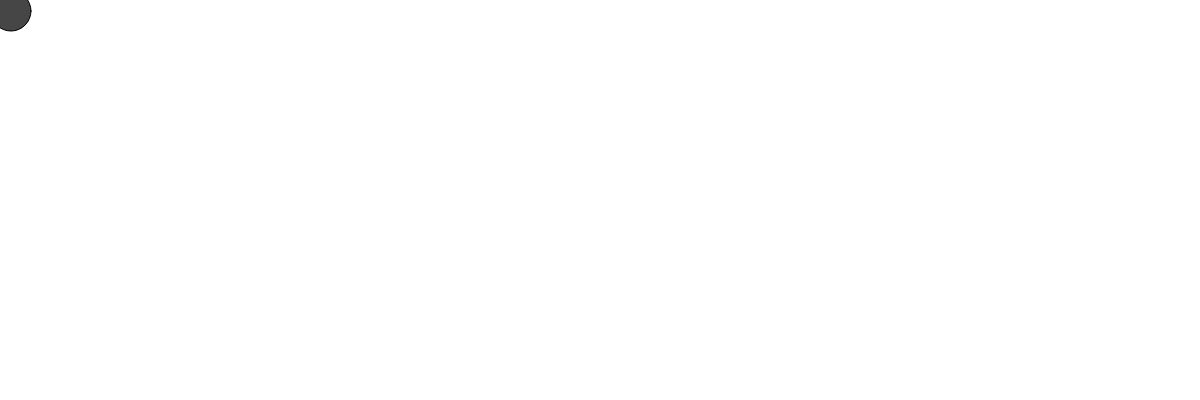
Frame 1 (no input)
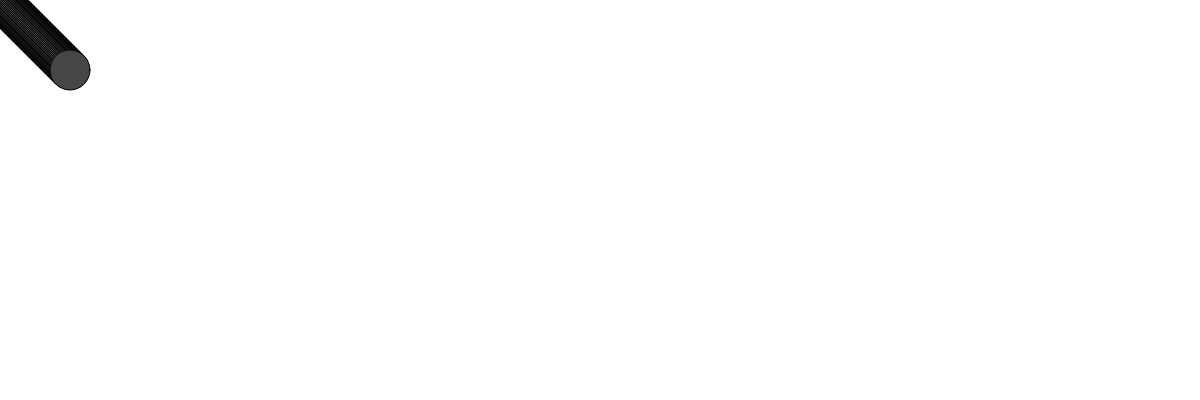
Frame 60 (no input)
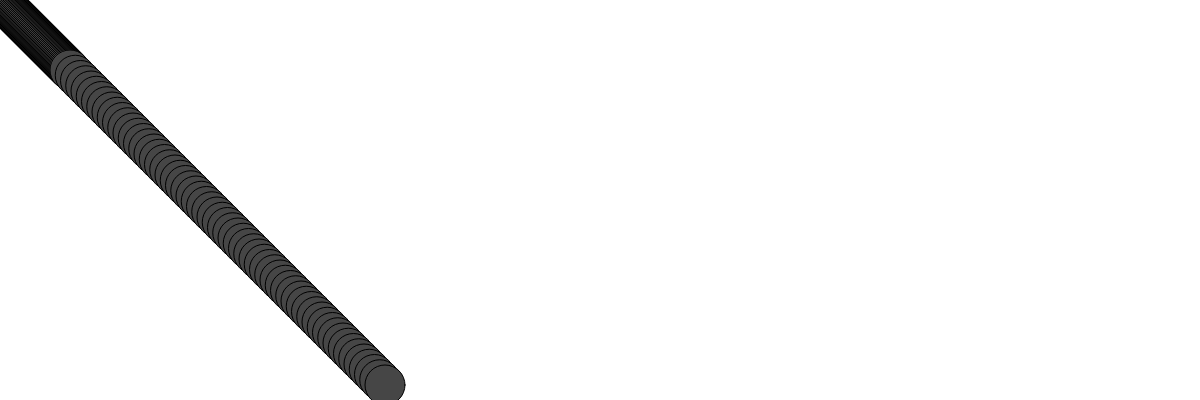
Frame 120 (the mouse pressed at the canvas centre since frame 60)

The p5.js sketch that drew these frames (run headless with seeded random() and noise() and a simulated clock; from frame 60 on, the mouse is pressed at the canvas centre):

// p5.js sketch
// ── sketch.js


let ball = {};
ball.width = 40;
ball.x = 10;
ball.y = 10;
ball.delta_x = 1;
ball.delta_y = 1;
ball.scale_x = 1;
ball.scale_y = 1;

function setup() {
    createCanvas(windowWidth, 400);
    background(255);
}



function draw() {

    ball.x += ball.delta_x * ball.scale_x;
    ball.y += ball.delta_y * ball.scale_y;


    if (ball.x >= width || ball.x <= 0) {
        ball.delta_x = -1 * ball.delta_x;
    }
    if (ball.y >= height || ball.y <= 0) {
        ball.delta_y = -1 * ball.delta_y;
    }

    if (keyIsPressed) {
      fill(random(255));
      ellipse(ball.x, ball.y, ball.width, ball.width
        );
    } else {
      fill(70);
      ellipse(ball.x, ball.y, ball.width, ball.width);
}
}

function mousePressed() {
    ball.scale_x = map(mouseX, 0, width, 0.5, 10);
    ball.scale_y = map(mouseY, 0, height, 0.5, 10);
}
